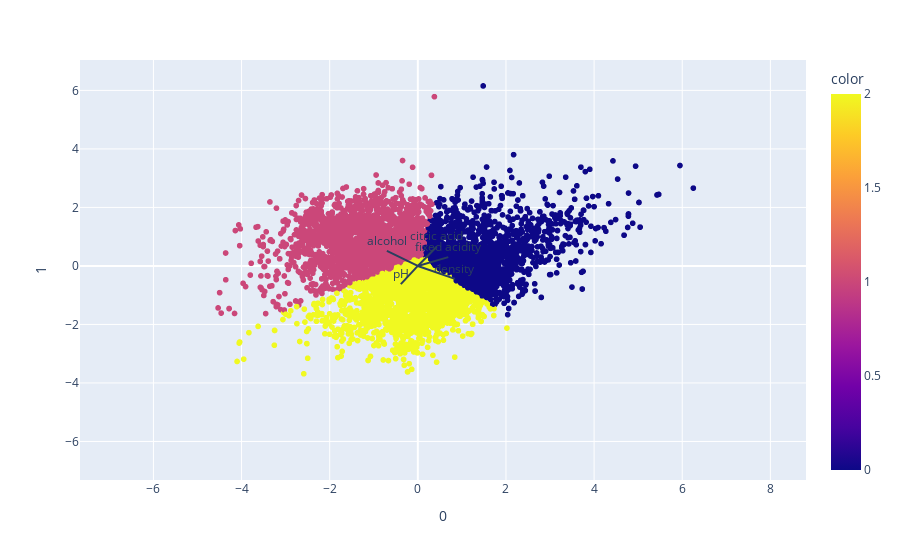

This figure's notebook cell:
### Code cell
for i, feature in enumerate(available_columns):
    fig.add_shape(
        type='line',
        x0=0, y0=0,
        x1=loadings[i,0],
        y1=loadings[i,1],
    )
    fig.add_annotation(
        x=loadings[i,0],
        y=loadings[i,1],
        ax=0,ay=0,
        xanchor="center",
        yanchor="bottom",
        text=feature,
    )
    
fig.show()

### Figure 1 — Plotly figure (JSON) as saved in the notebook; plotly's stock layout.template omitted (floating-point values rounded to 4 significant figures; data arrays with more than 128 entries replaced by an {"elided": "..."} marker saying what was removed)
{"data": [{"hovertemplate": "0=%{x}<br>1=%{y}<br>color=%{marker.color}<extra></extra>", "legendgroup": "", "marker": {"color": {"elided": "6463 int values"}, "coloraxis": "coloraxis", "symbol": "circle"}, "mode": "markers", "name": "", "showlegend": false, "type": "scattergl", "x": {"elided": "6463 float values"}, "xaxis": "x", "y": {"elided": "6463 float values"}, "yaxis": "y"}], "layout": {"annotations": [{"ax": 0, "ay": 0, "text": "density", "x": 0.8418, "xanchor": "center", "y": -0.4401, "yanchor": "bottom"}, {"ax": 0, "ay": 0, "text": "alcohol", "x": -0.7016, "xanchor": "center", "y": 0.5181, "yanchor": "bottom"}, {"ax": 0, "ay": 0, "text": "fixed acidity", "x": 0.691, "xanchor": "center", "y": 0.3001, "yanchor": "bottom"}, {"ax": 0, "ay": 0, "text": "citric acid", "x": 0.4317, "xanchor": "center", "y": 0.6661, "yanchor": "bottom"}, {"ax": 0, "ay": 0, "text": "pH", "x": -0.3858, "xanchor": "center", "y": -0.6198, "yanchor": "bottom"}], "autosize": true, "coloraxis": {"colorbar": {"title": {"text": "color"}}, "colorscale": [[0, "#0d0887"], [0.1111, "#46039f"], [0.2222, "#7201a8"], [0.3333, "#9c179e"], [0.4444, "#bd3786"], [0.5556, "#d8576b"], [0.6667, "#ed7953"], [0.7778, "#fb9f3a"], [0.8889, "#fdca26"], [1, "#f0f921"]]}, "legend": {"tracegroupgap": 0}, "margin": {"t": 60}, "shapes": [{"type": "line", "x0": 0, "x1": 0.8418, "y0": 0, "y1": -0.4401}, {"type": "line", "x0": 0, "x1": -0.7016, "y0": 0, "y1": 0.5181}, {"type": "line", "x0": 0, "x1": 0.691, "y0": 0, "y1": 0.3001}, {"type": "line", "x0": 0, "x1": 0.4317, "y0": 0, "y1": 0.6661}, {"type": "line", "x0": 0, "x1": -0.3858, "y0": 0, "y1": -0.6198}], "xaxis": {"anchor": "y", "autorange": false, "domain": [0, 1], "range": [-7.666, 8.808], "title": {"text": "0"}, "type": "linear"}, "yaxis": {"anchor": "x", "autorange": false, "domain": [0, 1], "range": [-7.317, 7.039], "title": {"text": "1"}, "type": "linear"}}}
